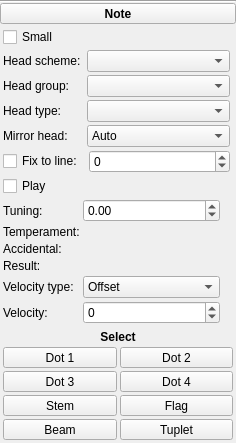
<?xml version="1.0" encoding="UTF-8"?>
<ui version="4.0">
 <class>InspectorNote</class>
 <widget class="QWidget" name="InspectorNote">
  <property name="geometry">
   <rect>
    <x>0</x>
    <y>0</y>
    <width>236</width>
    <height>380</height>
   </rect>
  </property>
  <property name="accessibleName">
   <string>Note Inspector</string>
  </property>
  <layout class="QVBoxLayout" name="verticalLayout">
   <property name="spacing">
    <number>0</number>
   </property>
   <property name="leftMargin">
    <number>0</number>
   </property>
   <property name="topMargin">
    <number>0</number>
   </property>
   <property name="rightMargin">
    <number>0</number>
   </property>
   <property name="bottomMargin">
    <number>0</number>
   </property>
   <item>
    <widget class="QFrame" name="frame">
     <property name="frameShape">
      <enum>QFrame::HLine</enum>
     </property>
     <property name="frameShadow">
      <enum>QFrame::Sunken</enum>
     </property>
    </widget>
   </item>
   <item>
    <widget class="QToolButton" name="title">
     <property name="sizePolicy">
      <sizepolicy hsizetype="Preferred" vsizetype="Preferred">
       <horstretch>0</horstretch>
       <verstretch>0</verstretch>
      </sizepolicy>
     </property>
     <property name="font">
      <font>
       <weight>75</weight>
       <bold>true</bold>
      </font>
     </property>
     <property name="text">
      <string>Note</string>
     </property>
    </widget>
   </item>
   <item>
    <widget class="QWidget" name="panel" native="true">
     <layout class="QGridLayout" name="gridLayout">
      <property name="leftMargin">
       <number>3</number>
      </property>
      <property name="topMargin">
       <number>3</number>
      </property>
      <property name="rightMargin">
       <number>3</number>
      </property>
      <property name="bottomMargin">
       <number>3</number>
      </property>
      <property name="spacing">
       <number>3</number>
      </property>
      <item row="11" column="2">
       <spacer name="verticalSpacer">
        <property name="orientation">
         <enum>Qt::Vertical</enum>
        </property>
        <property name="sizeType">
         <enum>QSizePolicy::MinimumExpanding</enum>
        </property>
       </spacer>
      </item>
      <item row="0" column="0" colspan="3">
       <widget class="QCheckBox" name="isSmall">
        <property name="focusPolicy">
         <enum>Qt::TabFocus</enum>
        </property>
        <property name="text">
         <string>Small</string>
        </property>
       </widget>
      </item>
      <item row="2" column="3">
       <widget class="Ms::ResetButton" name="resetNoteHeadGroup" native="true">
        <property name="sizePolicy">
         <sizepolicy hsizetype="Fixed" vsizetype="Preferred">
          <horstretch>0</horstretch>
          <verstretch>0</verstretch>
         </sizepolicy>
        </property>
        <property name="accessibleName">
         <string>Reset 'Head group' value</string>
        </property>
       </widget>
      </item>
      <item row="3" column="3">
       <widget class="Ms::ResetButton" name="resetNoteHeadType" native="true">
        <property name="sizePolicy">
         <sizepolicy hsizetype="Fixed" vsizetype="Preferred">
          <horstretch>0</horstretch>
          <verstretch>0</verstretch>
         </sizepolicy>
        </property>
        <property name="accessibleName">
         <string>Reset 'Head type' value</string>
        </property>
       </widget>
      </item>
      <item row="4" column="2">
       <widget class="QComboBox" name="mirrorHead">
        <property name="sizePolicy">
         <sizepolicy hsizetype="Expanding" vsizetype="Fixed">
          <horstretch>0</horstretch>
          <verstretch>0</verstretch>
         </sizepolicy>
        </property>
        <property name="accessibleName">
         <string>Mirror head</string>
        </property>
        <item>
         <property name="text">
          <string>Auto</string>
         </property>
        </item>
        <item>
         <property name="text">
          <string>Left</string>
         </property>
        </item>
        <item>
         <property name="text">
          <string>Right</string>
         </property>
        </item>
       </widget>
      </item>
      <item row="4" column="0">
       <widget class="QLabel" name="label">
        <property name="text">
         <string>Mirror head:</string>
        </property>
        <property name="alignment">
         <set>Qt::AlignLeading|Qt::AlignLeft|Qt::AlignVCenter</set>
        </property>
        <property name="buddy">
         <cstring>mirrorHead</cstring>
        </property>
       </widget>
      </item>
      <item row="6" column="3">
       <widget class="Ms::ResetButton" name="resetPlay" native="true">
        <property name="sizePolicy">
         <sizepolicy hsizetype="Fixed" vsizetype="Preferred">
          <horstretch>0</horstretch>
          <verstretch>0</verstretch>
         </sizepolicy>
        </property>
        <property name="accessibleName">
         <string>Reset 'Play' value</string>
        </property>
       </widget>
      </item>
      <item row="12" column="0" colspan="4">
       <widget class="QLabel" name="label_2">
        <property name="font">
         <font>
          <weight>75</weight>
          <bold>true</bold>
         </font>
        </property>
        <property name="text">
         <string>Select</string>
        </property>
        <property name="alignment">
         <set>Qt::AlignCenter</set>
        </property>
       </widget>
      </item>
      <item row="13" column="0" colspan="4">
       <layout class="QGridLayout" name="selectButtonLayout">
        <property name="horizontalSpacing">
         <number>3</number>
        </property>
        <property name="verticalSpacing">
         <number>3</number>
        </property>
        <item row="0" column="0">
         <widget class="QToolButton" name="dot1">
          <property name="sizePolicy">
           <sizepolicy hsizetype="Expanding" vsizetype="Fixed">
            <horstretch>0</horstretch>
            <verstretch>0</verstretch>
           </sizepolicy>
          </property>
          <property name="styleSheet">
           <string notr="true"/>
          </property>
          <property name="text">
           <string>Dot 1</string>
          </property>
         </widget>
        </item>
        <item row="0" column="1">
         <widget class="QToolButton" name="dot2">
          <property name="sizePolicy">
           <sizepolicy hsizetype="Expanding" vsizetype="Fixed">
            <horstretch>0</horstretch>
            <verstretch>0</verstretch>
           </sizepolicy>
          </property>
          <property name="text">
           <string>Dot 2</string>
          </property>
         </widget>
        </item>
        <item row="1" column="0">
         <widget class="QToolButton" name="dot3">
          <property name="sizePolicy">
           <sizepolicy hsizetype="Expanding" vsizetype="Fixed">
            <horstretch>0</horstretch>
            <verstretch>0</verstretch>
           </sizepolicy>
          </property>
          <property name="text">
           <string>Dot 3</string>
          </property>
         </widget>
        </item>
        <item row="1" column="1">
         <widget class="QToolButton" name="dot4">
          <property name="sizePolicy">
           <sizepolicy hsizetype="Expanding" vsizetype="Fixed">
            <horstretch>0</horstretch>
            <verstretch>0</verstretch>
           </sizepolicy>
          </property>
          <property name="text">
           <string>Dot 4</string>
          </property>
         </widget>
        </item>
        <item row="2" column="0">
         <widget class="QToolButton" name="stem">
          <property name="sizePolicy">
           <sizepolicy hsizetype="Expanding" vsizetype="Fixed">
            <horstretch>0</horstretch>
            <verstretch>0</verstretch>
           </sizepolicy>
          </property>
          <property name="text">
           <string>Stem</string>
          </property>
         </widget>
        </item>
        <item row="2" column="1">
         <widget class="QToolButton" name="hook">
          <property name="sizePolicy">
           <sizepolicy hsizetype="Expanding" vsizetype="Fixed">
            <horstretch>0</horstretch>
            <verstretch>0</verstretch>
           </sizepolicy>
          </property>
          <property name="text">
           <string>Flag</string>
          </property>
         </widget>
        </item>
        <item row="3" column="0">
         <widget class="QToolButton" name="beam">
          <property name="sizePolicy">
           <sizepolicy hsizetype="Expanding" vsizetype="Fixed">
            <horstretch>0</horstretch>
            <verstretch>0</verstretch>
           </sizepolicy>
          </property>
          <property name="text">
           <string>Beam</string>
          </property>
         </widget>
        </item>
        <item row="3" column="1">
         <widget class="QToolButton" name="tuplet">
          <property name="sizePolicy">
           <sizepolicy hsizetype="Expanding" vsizetype="Fixed">
            <horstretch>0</horstretch>
            <verstretch>0</verstretch>
           </sizepolicy>
          </property>
          <property name="text">
           <string>Tuplet</string>
          </property>
         </widget>
        </item>
       </layout>
      </item>
      <item row="3" column="0">
       <widget class="QLabel" name="label_7">
        <property name="text">
         <string>Head type:</string>
        </property>
        <property name="alignment">
         <set>Qt::AlignLeading|Qt::AlignLeft|Qt::AlignVCenter</set>
        </property>
        <property name="buddy">
         <cstring>noteHeadType</cstring>
        </property>
       </widget>
      </item>
      <item row="0" column="3">
       <widget class="Ms::ResetButton" name="resetSmall" native="true">
        <property name="sizePolicy">
         <sizepolicy hsizetype="Fixed" vsizetype="Preferred">
          <horstretch>0</horstretch>
          <verstretch>0</verstretch>
         </sizepolicy>
        </property>
        <property name="accessibleName">
         <string>Reset 'Small' value</string>
        </property>
       </widget>
      </item>
      <item row="6" column="0" colspan="3">
       <widget class="QCheckBox" name="play">
        <property name="focusPolicy">
         <enum>Qt::TabFocus</enum>
        </property>
        <property name="text">
         <string>Play</string>
        </property>
       </widget>
      </item>
      <item row="1" column="0">
       <widget class="QLabel" name="label_headScheme">
        <property name="text">
         <string>Head scheme:</string>
        </property>
        <property name="alignment">
         <set>Qt::AlignLeading|Qt::AlignLeft|Qt::AlignVCenter</set>
        </property>
        <property name="buddy">
         <cstring>noteHeadScheme</cstring>
        </property>
       </widget>
      </item>
      <item row="1" column="2">
       <widget class="QComboBox" name="noteHeadScheme">
        <property name="sizePolicy">
         <sizepolicy hsizetype="Expanding" vsizetype="Fixed">
          <horstretch>0</horstretch>
          <verstretch>0</verstretch>
         </sizepolicy>
        </property>
        <property name="accessibleName">
         <string>Head scheme</string>
        </property>
       </widget>
      </item>
      <item row="1" column="3">
       <widget class="Ms::ResetButton" name="resetNoteHeadScheme" native="true">
        <property name="sizePolicy">
         <sizepolicy hsizetype="Fixed" vsizetype="Preferred">
          <horstretch>0</horstretch>
          <verstretch>0</verstretch>
         </sizepolicy>
        </property>
        <property name="accessibleName">
         <string>Reset 'Head scheme' value</string>
        </property>
       </widget>
      </item>
      <item row="2" column="2">
       <widget class="QComboBox" name="noteHeadGroup">
        <property name="sizePolicy">
         <sizepolicy hsizetype="Expanding" vsizetype="Fixed">
          <horstretch>0</horstretch>
          <verstretch>0</verstretch>
         </sizepolicy>
        </property>
        <property name="accessibleName">
         <string>Head group</string>
        </property>
        <property name="maxVisibleItems">
         <number>14</number>
        </property>
       </widget>
      </item>
      <item row="4" column="3">
       <widget class="Ms::ResetButton" name="resetMirrorHead" native="true">
        <property name="sizePolicy">
         <sizepolicy hsizetype="Fixed" vsizetype="Preferred">
          <horstretch>0</horstretch>
          <verstretch>0</verstretch>
         </sizepolicy>
        </property>
        <property name="accessibleName">
         <string>Reset 'Mirror head' value</string>
        </property>
       </widget>
      </item>
      <item row="3" column="2">
       <widget class="QComboBox" name="noteHeadType">
        <property name="sizePolicy">
         <sizepolicy hsizetype="Expanding" vsizetype="Fixed">
          <horstretch>0</horstretch>
          <verstretch>0</verstretch>
         </sizepolicy>
        </property>
        <property name="accessibleName">
         <string>Head type</string>
        </property>
       </widget>
      </item>
      <item row="2" column="0">
       <widget class="QLabel" name="label_6">
        <property name="text">
         <string>Head group:</string>
        </property>
        <property name="alignment">
         <set>Qt::AlignLeading|Qt::AlignLeft|Qt::AlignVCenter</set>
        </property>
        <property name="buddy">
         <cstring>noteHeadGroup</cstring>
        </property>
       </widget>
      </item>
      <item row="7" column="0" colspan="4">
       <widget class="QWidget" name="playWidget" native="true">
        <layout class="QGridLayout" name="gridLayout_2">
         <property name="leftMargin">
          <number>0</number>
         </property>
         <property name="topMargin">
          <number>0</number>
         </property>
         <property name="rightMargin">
          <number>0</number>
         </property>
         <property name="bottomMargin">
          <number>0</number>
         </property>
         <property name="spacing">
          <number>3</number>
         </property>
         <item row="5" column="2">
          <widget class="Ms::ResetButton" name="resetVelocityType" native="true">
           <property name="sizePolicy">
            <sizepolicy hsizetype="Fixed" vsizetype="Preferred">
             <horstretch>0</horstretch>
             <verstretch>0</verstretch>
            </sizepolicy>
           </property>
           <property name="minimumSize">
            <size>
             <width>10</width>
             <height>0</height>
            </size>
           </property>
           <property name="accessibleName">
            <string>Reset 'Velocity type' value</string>
           </property>
          </widget>
         </item>
         <item row="5" column="1">
          <widget class="QComboBox" name="velocityType">
           <property name="sizePolicy">
            <sizepolicy hsizetype="Expanding" vsizetype="Fixed">
             <horstretch>0</horstretch>
             <verstretch>0</verstretch>
            </sizepolicy>
           </property>
           <property name="accessibleName">
            <string>Velocity type</string>
           </property>
           <item>
            <property name="text">
             <string>Offset</string>
            </property>
           </item>
           <item>
            <property name="text">
             <string>User</string>
            </property>
           </item>
          </widget>
         </item>
         <item row="6" column="2">
          <widget class="Ms::ResetButton" name="resetVelocity" native="true">
           <property name="sizePolicy">
            <sizepolicy hsizetype="Fixed" vsizetype="Preferred">
             <horstretch>0</horstretch>
             <verstretch>0</verstretch>
            </sizepolicy>
           </property>
           <property name="minimumSize">
            <size>
             <width>10</width>
             <height>0</height>
            </size>
           </property>
           <property name="accessibleName">
            <string>Reset 'Velocity' value</string>
           </property>
          </widget>
         </item>
         <item row="1" column="1">
          <widget class="QDoubleSpinBox" name="tuning">
           <property name="sizePolicy">
            <sizepolicy hsizetype="Expanding" vsizetype="Fixed">
             <horstretch>0</horstretch>
             <verstretch>0</verstretch>
            </sizepolicy>
           </property>
           <property name="accessibleName">
            <string>Tuning</string>
           </property>
           <property name="minimum">
            <double>-300.000000000000000</double>
           </property>
           <property name="maximum">
            <double>300.000000000000000</double>
           </property>
           <property name="singleStep">
            <double>10.000000000000000</double>
           </property>
          </widget>
         </item>
         <item row="1" column="2">
          <widget class="Ms::ResetButton" name="resetTuning" native="true">
           <property name="sizePolicy">
            <sizepolicy hsizetype="Fixed" vsizetype="Preferred">
             <horstretch>0</horstretch>
             <verstretch>0</verstretch>
            </sizepolicy>
           </property>
           <property name="minimumSize">
            <size>
             <width>10</width>
             <height>0</height>
            </size>
           </property>
           <property name="accessibleName">
            <string>Reset 'Tuning' value</string>
           </property>
          </widget>
         </item>
         <item row="5" column="0">
          <widget class="QLabel" name="label_8">
           <property name="text">
            <string>Velocity type:</string>
           </property>
           <property name="alignment">
            <set>Qt::AlignLeading|Qt::AlignLeft|Qt::AlignVCenter</set>
           </property>
          </widget>
         </item>
         <item row="6" column="1">
          <widget class="QSpinBox" name="velocity">
           <property name="sizePolicy">
            <sizepolicy hsizetype="Expanding" vsizetype="Fixed">
             <horstretch>0</horstretch>
             <verstretch>0</verstretch>
            </sizepolicy>
           </property>
           <property name="accessibleName">
            <string>Velocity</string>
           </property>
           <property name="minimum">
            <number>-127</number>
           </property>
           <property name="maximum">
            <number>127</number>
           </property>
          </widget>
         </item>
         <item row="6" column="0">
          <widget class="QLabel" name="label_9">
           <property name="text">
            <string>Velocity:</string>
           </property>
           <property name="alignment">
            <set>Qt::AlignLeading|Qt::AlignLeft|Qt::AlignVCenter</set>
           </property>
           <property name="buddy">
            <cstring>velocity</cstring>
           </property>
          </widget>
         </item>
         <item row="1" column="0">
          <widget class="QLabel" name="label_5">
           <property name="text">
            <string>Tuning:</string>
           </property>
           <property name="alignment">
            <set>Qt::AlignLeading|Qt::AlignLeft|Qt::AlignVCenter</set>
           </property>
           <property name="buddy">
            <cstring>tuning</cstring>
           </property>
          </widget>
         </item>
         <item row="2" column="0">
          <widget class="QLabel" name="label_tuningTemperament">
           <property name="text">
            <string>Temperament:</string>
           </property>
           <property name="alignment">
            <set>Qt::AlignLeading|Qt::AlignLeft|Qt::AlignVCenter</set>
           </property>
          </widget>
         </item>
         <item row="2" column="1" colspan="2">
          <widget class="QLabel" name="tuningTemperament">
           <property name="toolTip">
            <string>The score's temperament for this note (Tools › Tuning…), in cents</string>
           </property>
           <property name="textInteractionFlags">
            <set>Qt::TextSelectableByMouse</set>
           </property>
          </widget>
         </item>
         <item row="3" column="0">
          <widget class="QLabel" name="label_tuningAccidental">
           <property name="text">
            <string>Accidental:</string>
           </property>
           <property name="alignment">
            <set>Qt::AlignLeading|Qt::AlignLeft|Qt::AlignVCenter</set>
           </property>
          </widget>
         </item>
         <item row="3" column="1" colspan="2">
          <widget class="QLabel" name="tuningAccidental">
           <property name="toolTip">
            <string>Microtonal accidental, from the note, earlier in the bar or the key signature, in cents</string>
           </property>
           <property name="textInteractionFlags">
            <set>Qt::TextSelectableByMouse</set>
           </property>
          </widget>
         </item>
         <item row="4" column="0">
          <widget class="QLabel" name="label_tuningResult">
           <property name="text">
            <string>Result:</string>
           </property>
           <property name="alignment">
            <set>Qt::AlignLeading|Qt::AlignLeft|Qt::AlignVCenter</set>
           </property>
          </widget>
         </item>
         <item row="4" column="1" colspan="2">
          <widget class="QLabel" name="tuningResult">
           <property name="toolTip">
            <string>What playback plays: temperament + accidental + tuning, in cents from equal temperament</string>
           </property>
           <property name="textInteractionFlags">
            <set>Qt::TextSelectableByMouse</set>
           </property>
          </widget>
         </item>
        </layout>
       </widget>
      </item>
      <item row="5" column="0" colspan="3">
       <layout class="QHBoxLayout" name="horizontalLayout_2">
        <property name="spacing">
         <number>3</number>
        </property>
        <item>
         <widget class="QCheckBox" name="fixed">
          <property name="sizePolicy">
           <sizepolicy hsizetype="Fixed" vsizetype="Fixed">
            <horstretch>0</horstretch>
            <verstretch>0</verstretch>
           </sizepolicy>
          </property>
          <property name="focusPolicy">
           <enum>Qt::TabFocus</enum>
          </property>
          <property name="text">
           <string>Fix to line:</string>
          </property>
         </widget>
        </item>
        <item>
         <widget class="Ms::ResetButton" name="resetFixed" native="true">
          <property name="sizePolicy">
           <sizepolicy hsizetype="Fixed" vsizetype="Preferred">
            <horstretch>0</horstretch>
            <verstretch>0</verstretch>
           </sizepolicy>
          </property>
          <property name="accessibleName">
           <string>Reset 'Fix to line' value</string>
          </property>
         </widget>
        </item>
        <item>
         <widget class="QSpinBox" name="fixedLine">
          <property name="sizePolicy">
           <sizepolicy hsizetype="Expanding" vsizetype="Fixed">
            <horstretch>0</horstretch>
            <verstretch>0</verstretch>
           </sizepolicy>
          </property>
          <property name="accessibleName">
           <string>Line</string>
          </property>
          <property name="minimum">
           <number>-20</number>
          </property>
          <property name="maximum">
           <number>30</number>
          </property>
         </widget>
        </item>
       </layout>
      </item>
      <item row="5" column="3">
       <widget class="Ms::ResetButton" name="resetFixedLine" native="true">
        <property name="sizePolicy">
         <sizepolicy hsizetype="Fixed" vsizetype="Preferred">
          <horstretch>0</horstretch>
          <verstretch>0</verstretch>
         </sizepolicy>
        </property>
        <property name="accessibleName">
         <string>Reset 'Line' value</string>
        </property>
       </widget>
      </item>
     </layout>
    </widget>
   </item>
  </layout>
 </widget>
 <customwidgets>
  <customwidget>
   <class>Ms::ResetButton</class>
   <extends>QWidget</extends>
   <header>inspector/resetButton.h</header>
   <container>1</container>
  </customwidget>
 </customwidgets>
 <tabstops>
  <tabstop>title</tabstop>
  <tabstop>isSmall</tabstop>
  <tabstop>noteHeadScheme</tabstop>
  <tabstop>noteHeadGroup</tabstop>
  <tabstop>noteHeadType</tabstop>
  <tabstop>mirrorHead</tabstop>
  <tabstop>fixed</tabstop>
  <tabstop>fixedLine</tabstop>
  <tabstop>play</tabstop>
  <tabstop>tuning</tabstop>
  <tabstop>velocityType</tabstop>
  <tabstop>velocity</tabstop>
  <tabstop>dot1</tabstop>
  <tabstop>dot2</tabstop>
  <tabstop>dot3</tabstop>
  <tabstop>dot4</tabstop>
  <tabstop>stem</tabstop>
  <tabstop>hook</tabstop>
  <tabstop>beam</tabstop>
  <tabstop>tuplet</tabstop>
 </tabstops>
 <resources/>
 <connections>
  <connection>
   <sender>fixed</sender>
   <signal>toggled(bool)</signal>
   <receiver>fixedLine</receiver>
   <slot>setEnabled(bool)</slot>
   <hints>
    <hint type="sourcelabel">
     <x>20</x>
     <y>20</y>
    </hint>
    <hint type="destinationlabel">
     <x>20</x>
     <y>20</y>
    </hint>
   </hints>
  </connection>
  <connection>
   <sender>play</sender>
   <signal>toggled(bool)</signal>
   <receiver>playWidget</receiver>
   <slot>setVisible(bool)</slot>
   <hints>
    <hint type="sourcelabel">
     <x>20</x>
     <y>20</y>
    </hint>
    <hint type="destinationlabel">
     <x>20</x>
     <y>20</y>
    </hint>
   </hints>
  </connection>
 </connections>
</ui>
